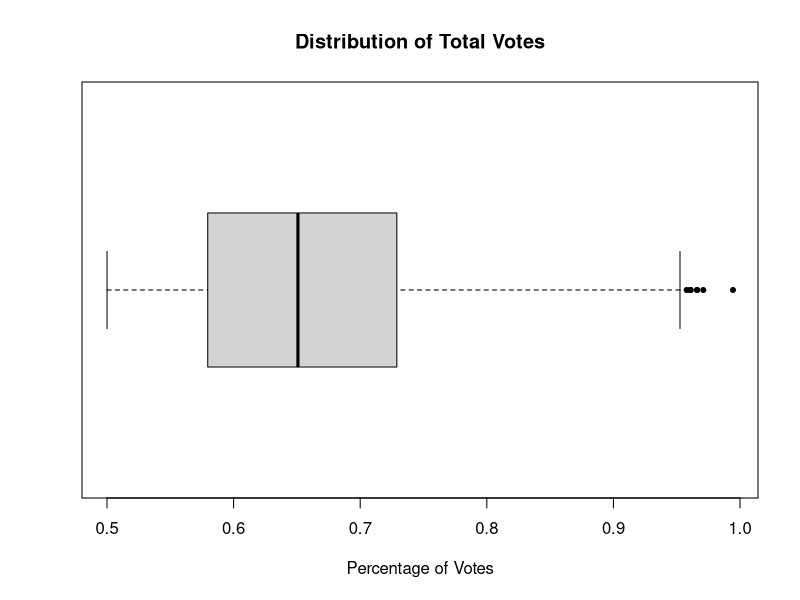

Recreate this plot in R. (Note: this script raises an error after producing the figure.)
### Mahima Mahajan's SDS HW1 ###


#Creating dataset
Bonds_dataset <- read.csv('Homework_1_Bonds.csv')

### Question 1 ###
#Total bonds carried and defeated 
carriedBonds <- sum(Bonds_dataset$Result == "Carried")
defeatedBonds <- sum(Bonds_dataset$Result == "Defeated")

#Total bonds carried AND in respective government type
WD_approvedBonds <- sum(Bonds_dataset$Result == "Carried" & Bonds_dataset$Type == "WD")
City_approvedBonds <- sum(Bonds_dataset$Result == "Carried" & Bonds_dataset$Type == "CITY")
ISD_approvedBonds <- sum(Bonds_dataset$Result == "Carried" & Bonds_dataset$Type == "ISD")
Cnty_approvedBonds <- sum(Bonds_dataset$Result == "Carried" & Bonds_dataset$Type == "COUNTY")

#Rate of bonds carried for each government type
WD_approvedRate <- WD_approvedBonds / sum(Bonds_dataset$Type == "WD")
City_approvedRate <- City_approvedBonds / sum(Bonds_dataset$Type == "CITY")
ISD_approvedRate <- ISD_approvedBonds / sum(Bonds_dataset$Type == "ISD")
Cnty_approvedRate <- Cnty_approvedBonds / sum(Bonds_dataset$Type == "COUNTY")


### Question 2 ###
#Created a subset containing the sum of VotesFor and VotesAgainst column
Bonds_dataset$Votes_Total <- Bonds_dataset$VotesFor + Bonds_dataset$VotesAgainst
#Found the location of max entry within Votes_Total list
which.max(Bonds_dataset$Votes_Total)


### Question 3 ###
#created a subset with provided limits
votes <- Bonds_dataset[Bonds_dataset$Votes_Total>=100 & Bonds_dataset$Result=="Carried",]
#converted subset to represent percentage
votes$votes_margin <- votes$VotesFor/votes$Votes_Total
#created a horizontal box plot 
boxplot(votes$votes_margin,main='Distribution of Total Votes',xlab='Percentage of Votes', pch=20, horizontal=TRUE)
#found appropriate statistics with five number summary
fivenum(votes_margin)


### Question 4 ###
#created scatterplot with cost and win margin as the axes
plot(votes$Amount,votes$votes_margin,main='Cost vs. Win Margin',xlab='Cost ($USD)',ylab='Win Margin (%)',pch=20,col=c('#01857150'))



